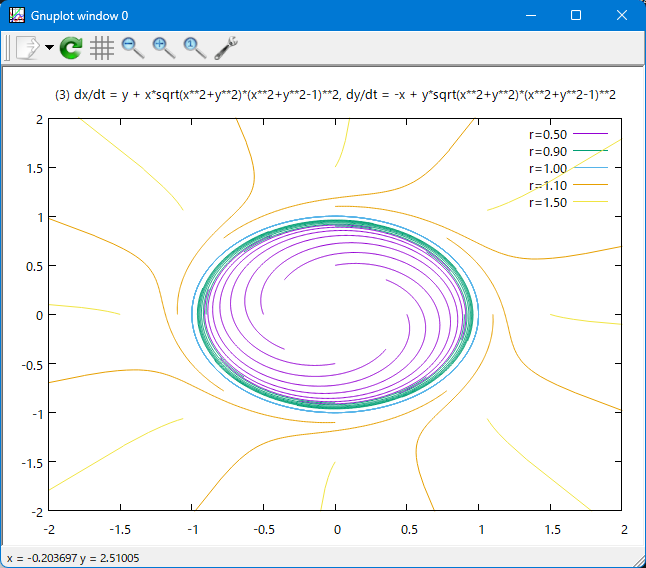

Generate this figure with gnuplot:
set title '(3) dx/dt = y + x*sqrt(x**2+y**2)*(x**2+y**2-1)**2, dy/dt = -x + y*sqrt(x**2+y**2)*(x**2+y**2-1)**2'
set xrange[-2:2]
set yrange[-2:2]
plot \
'kadai3-2_sys3.dat' using 2:3 with lines linecolor 1 title 'r=0.50', \
'kadai3-2_sys3.dat' using 4:5 with lines linecolor 1 notitle, \
'kadai3-2_sys3.dat' using 6:7 with lines linecolor 1 notitle, \
'kadai3-2_sys3.dat' using 8:9 with lines linecolor 1 notitle, \
'kadai3-2_sys3.dat' using 10:11 with lines linecolor 1 notitle, \
'kadai3-2_sys3.dat' using 12:13 with lines linecolor 1 notitle, \
'kadai3-2_sys3.dat' using 14:15 with lines linecolor 1 notitle, \
'kadai3-2_sys3.dat' using 16:17 with lines linecolor 1 notitle, \
'kadai3-2_sys3.dat' using 18:19 with lines linecolor 2 title 'r=0.90', \
'kadai3-2_sys3.dat' using 20:21 with lines linecolor 2 notitle, \
'kadai3-2_sys3.dat' using 22:23 with lines linecolor 2 notitle, \
'kadai3-2_sys3.dat' using 24:25 with lines linecolor 2 notitle, \
'kadai3-2_sys3.dat' using 26:27 with lines linecolor 2 notitle, \
'kadai3-2_sys3.dat' using 28:29 with lines linecolor 2 notitle, \
'kadai3-2_sys3.dat' using 30:31 with lines linecolor 2 notitle, \
'kadai3-2_sys3.dat' using 32:33 with lines linecolor 2 notitle, \
'kadai3-2_sys3.dat' using 34:35 with lines linecolor 3 title 'r=1.00', \
'kadai3-2_sys3.dat' using 36:37 with lines linecolor 3 notitle, \
'kadai3-2_sys3.dat' using 38:39 with lines linecolor 3 notitle, \
'kadai3-2_sys3.dat' using 40:41 with lines linecolor 3 notitle, \
'kadai3-2_sys3.dat' using 42:43 with lines linecolor 3 notitle, \
'kadai3-2_sys3.dat' using 44:45 with lines linecolor 3 notitle, \
'kadai3-2_sys3.dat' using 46:47 with lines linecolor 3 notitle, \
'kadai3-2_sys3.dat' using 48:49 with lines linecolor 3 notitle, \
'kadai3-2_sys3.dat' using 50:51 with lines linecolor 4 title 'r=1.10', \
'kadai3-2_sys3.dat' using 52:53 with lines linecolor 4 notitle, \
'kadai3-2_sys3.dat' using 54:55 with lines linecolor 4 notitle, \
'kadai3-2_sys3.dat' using 56:57 with lines linecolor 4 notitle, \
'kadai3-2_sys3.dat' using 58:59 with lines linecolor 4 notitle, \
'kadai3-2_sys3.dat' using 60:61 with lines linecolor 4 notitle, \
'kadai3-2_sys3.dat' using 62:63 with lines linecolor 4 notitle, \
'kadai3-2_sys3.dat' using 64:65 with lines linecolor 4 notitle, \
'kadai3-2_sys3.dat' using 66:67 with lines linecolor 5 title 'r=1.50', \
'kadai3-2_sys3.dat' using 68:69 with lines linecolor 5 notitle, \
'kadai3-2_sys3.dat' using 70:71 with lines linecolor 5 notitle, \
'kadai3-2_sys3.dat' using 72:73 with lines linecolor 5 notitle, \
'kadai3-2_sys3.dat' using 74:75 with lines linecolor 5 notitle, \
'kadai3-2_sys3.dat' using 76:77 with lines linecolor 5 notitle, \
'kadai3-2_sys3.dat' using 78:79 with lines linecolor 5 notitle, \
'kadai3-2_sys3.dat' using 80:81 with lines linecolor 5 notitle
